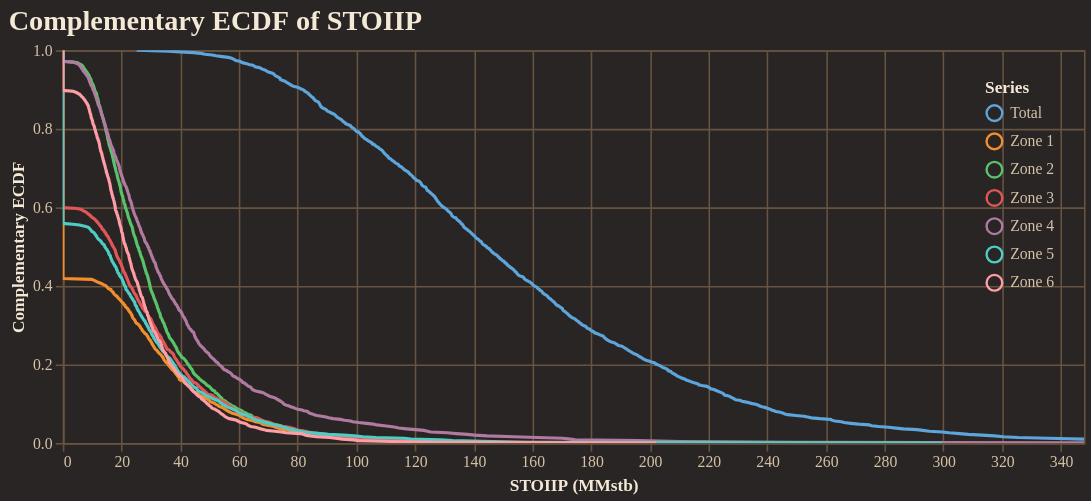

The cell this chart's notebook holds for it:
### Code cell
fig = reporter.plotter.prospect_volumetric_ecdf_plot(
    figsize=(650, 250),
    backend=PLOTTING_BACKEND
)
fig.show()

### Figure 1 — Vega-Lite specification as saved in the notebook (floating-point values rounded to 4 significant figures; data arrays with more than 128 entries replaced by an {"elided": "..."} marker saying what was removed)
{"config": {"background": "#292524", "view": {"fill": "#292524", "stroke": "#665340"}, "title": {"color": "#f4e9d7", "font": "Merriweather", "fontSize": 18, "fontWeight": 600, "subtitleColor": "#d5c2a6", "anchor": "start"}, "axis": {"domainColor": "#665340", "gridColor": "#665340", "tickColor": "#665340", "labelColor": "#d5c2a6", "titleColor": "#f4e9d7", "labelFont": "Merriweather", "titleFont": "Merriweather"}, "legend": {"titleColor": "#f4e9d7", "labelColor": "#d5c2a6", "labelFont": "Merriweather", "titleFont": "Merriweather", "orient": "top-right", "symbolType": "circle"}, "header": {"labelColor": "#d5c2a6", "titleColor": "#f4e9d7", "labelFont": "Merriweather", "titleFont": "Merriweather"}, "mark": {"color": "#c78d3b"}, "line": {"color": "#c78d3b"}, "bar": {"color": "#c78d3b"}, "point": {"color": "#ddb06d"}, "area": {"color": "#c78d3b", "opacity": 0.35}, "text": {"color": "#f4e9d7", "font": "Merriweather"}, "range": {"category": ["#5DA5DA", "#F28E2B", "#59C36A", "#E15759", "#B07AA1", "#4ECDC4", "#FF9DA7", "#EDC948"]}}, "layer": [{"mark": {"type": "line", "clip": true, "strokeWidth": 2}, "encoding": {"color": {"field": "series", "title": "Series", "type": "nominal"}, "tooltip": [{"field": "series", "title": "Series", "type": "nominal"}, {"field": "stoiip_mmstb", "format": ",.2f", "title": "STOIIP (MMstb)", "type": "quantitative"}, {"field": "exceedance_probability", "format": ".3f", "title": "Exceedance", "type": "quantitative"}], "x": {"field": "stoiip_mmstb", "title": "STOIIP (MMstb)", "type": "quantitative"}, "y": {"field": "exceedance_probability", "scale": {"domain": [0, 1]}, "title": "Complementary ECDF", "type": "quantitative"}}}], "data": {"name": "data-53ca7c034d16e19931ed473e8b0ffeb3"}, "encoding": {"x": {"field": "stoiip_mmstb", "scale": {"domain": [0, 347.9]}, "type": "quantitative"}}, "height": 250, "title": "Complementary ECDF of STOIIP", "width": 650, "$schema": "https://vega.github.io/schema/vega-lite/v5.20.1.json", "datasets": {"data-53ca7c034d16e19931ed473e8b0ffeb3": {"elided": "3500 records"}}}
